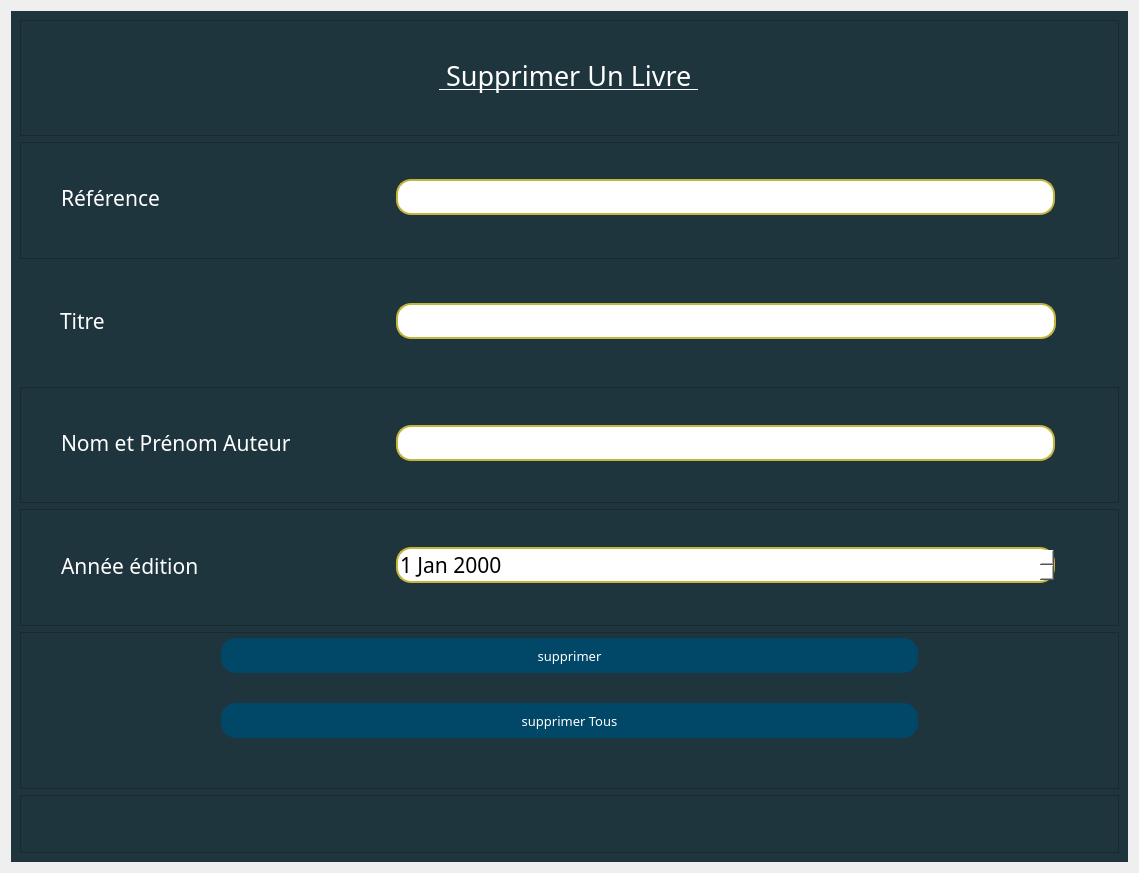
<?xml version="1.0" encoding="UTF-8"?>
<ui version="4.0">
 <class>Form</class>
 <widget class="QWidget" name="Form">
  <property name="geometry">
   <rect>
    <x>0</x>
    <y>0</y>
    <width>1139</width>
    <height>873</height>
   </rect>
  </property>
  <property name="windowTitle">
   <string>Form</string>
  </property>
  <property name="styleSheet">
   <string notr="true"/>
  </property>
  <layout class="QVBoxLayout" name="verticalLayout">
   <item>
    <widget class="QWidget" name="widget_2" native="true">
     <property name="styleSheet">
      <string notr="true">background-color: rgb(31, 53, 61);
color : rgb(255, 255, 255);

</string>
     </property>
     <layout class="QVBoxLayout" name="verticalLayout_4" stretch="2,2,2,2,2,2,1">
      <item>
       <widget class="QFrame" name="frame">
        <property name="cursor">
         <cursorShape>IBeamCursor</cursorShape>
        </property>
        <property name="frameShape">
         <enum>QFrame::StyledPanel</enum>
        </property>
        <property name="frameShadow">
         <enum>QFrame::Raised</enum>
        </property>
        <layout class="QVBoxLayout" name="verticalLayout_2">
         <property name="topMargin">
          <number>5</number>
         </property>
         <item alignment="Qt::AlignHCenter|Qt::AlignVCenter">
          <widget class="QLabel" name="label">
           <property name="font">
            <font>
             <family>Forte</family>
             <pointsize>20</pointsize>
             <underline>true</underline>
            </font>
           </property>
           <property name="text">
            <string> Supprimer Un Livre </string>
           </property>
          </widget>
         </item>
        </layout>
       </widget>
      </item>
      <item>
       <widget class="QFrame" name="frame_2">
        <property name="font">
         <font>
          <family>Sitka Small</family>
          <pointsize>16</pointsize>
         </font>
        </property>
        <property name="frameShape">
         <enum>QFrame::StyledPanel</enum>
        </property>
        <property name="frameShadow">
         <enum>QFrame::Raised</enum>
        </property>
        <layout class="QHBoxLayout" name="horizontalLayout" stretch="1,2,0">
         <property name="leftMargin">
          <number>40</number>
         </property>
         <property name="topMargin">
          <number>5</number>
         </property>
         <property name="rightMargin">
          <number>50</number>
         </property>
         <property name="bottomMargin">
          <number>11</number>
         </property>
         <item>
          <widget class="QLabel" name="label_2">
           <property name="font">
            <font>
             <family>Sitka Small</family>
             <pointsize>16</pointsize>
             <weight>50</weight>
             <bold>false</bold>
            </font>
           </property>
           <property name="cursor">
            <cursorShape>IBeamCursor</cursorShape>
           </property>
           <property name="text">
            <string>Référence</string>
           </property>
          </widget>
         </item>
         <item>
          <widget class="QLineEdit" name="reference">
           <property name="font">
            <font>
             <family>Sitka Small</family>
             <pointsize>16</pointsize>
            </font>
           </property>
           <property name="styleSheet">
            <string notr="true">QLineEdit {
	border :2px solid ;
	border-radius : 15px;
	border-color: rgb(197, 181, 61);
	background-color: rgb(255, 255, 255);
	color :rgb(0, 0, 0);
}
QLineEdit:hover {
	border : 2px solid rgbrgb(97, 89, 30);
}

</string>
           </property>
           <property name="maxLength">
            <number>3</number>
           </property>
          </widget>
         </item>
         <item alignment="Qt::AlignLeft|Qt::AlignTop">
          <widget class="QLabel" name="label_5">
           <property name="styleSheet">
            <string notr="true">color: rgb(217, 0, 0);</string>
           </property>
           <property name="text">
            <string/>
           </property>
          </widget>
         </item>
        </layout>
       </widget>
      </item>
      <item>
       <widget class="QWidget" name="widget" native="true">
        <property name="font">
         <font>
          <family>Sitka Small</family>
          <pointsize>16</pointsize>
         </font>
        </property>
        <layout class="QHBoxLayout" name="horizontalLayout_2" stretch="1,2,0">
         <property name="leftMargin">
          <number>40</number>
         </property>
         <property name="topMargin">
          <number>5</number>
         </property>
         <property name="rightMargin">
          <number>50</number>
         </property>
         <item>
          <widget class="QLabel" name="label_3">
           <property name="font">
            <font>
             <family>Sitka Small</family>
             <pointsize>16</pointsize>
            </font>
           </property>
           <property name="cursor">
            <cursorShape>IBeamCursor</cursorShape>
           </property>
           <property name="text">
            <string>Titre</string>
           </property>
          </widget>
         </item>
         <item>
          <widget class="QLineEdit" name="titre">
           <property name="font">
            <font>
             <family>Sitka Small</family>
             <pointsize>16</pointsize>
            </font>
           </property>
           <property name="styleSheet">
            <string notr="true">QLineEdit {
	border :2px solid ;
	border-radius : 15px;
	border-color: rgb(197, 181, 61);
	background-color: rgb(255, 255, 255);
	color :rgb(0, 0, 0);
}
QLineEdit:hover {
	border : 2px solid rgbrgb(97, 89, 30);
}

</string>
           </property>
          </widget>
         </item>
         <item alignment="Qt::AlignLeft|Qt::AlignTop">
          <widget class="QLabel" name="label_6">
           <property name="styleSheet">
            <string notr="true">color: rgb(217, 0, 0);</string>
           </property>
           <property name="text">
            <string/>
           </property>
          </widget>
         </item>
        </layout>
       </widget>
      </item>
      <item>
       <widget class="QFrame" name="frame_6">
        <property name="font">
         <font>
          <family>Sitka Small</family>
          <pointsize>16</pointsize>
         </font>
        </property>
        <property name="frameShape">
         <enum>QFrame::StyledPanel</enum>
        </property>
        <property name="frameShadow">
         <enum>QFrame::Raised</enum>
        </property>
        <layout class="QHBoxLayout" name="horizontalLayout_3" stretch="1,2,0">
         <property name="leftMargin">
          <number>40</number>
         </property>
         <property name="topMargin">
          <number>5</number>
         </property>
         <property name="rightMargin">
          <number>50</number>
         </property>
         <item>
          <widget class="QLabel" name="label_4">
           <property name="font">
            <font>
             <family>Sitka Small</family>
             <pointsize>16</pointsize>
            </font>
           </property>
           <property name="cursor">
            <cursorShape>IBeamCursor</cursorShape>
           </property>
           <property name="text">
            <string>Nom et Prénom Auteur</string>
           </property>
          </widget>
         </item>
         <item>
          <widget class="QLineEdit" name="nom">
           <property name="font">
            <font>
             <family>Sitka Small</family>
             <pointsize>16</pointsize>
            </font>
           </property>
           <property name="styleSheet">
            <string notr="true">QLineEdit {
	border :2px solid ;
	border-radius : 15px;
	border-color: rgb(197, 181, 61);
	background-color: rgb(255, 255, 255);
	color :rgb(0, 0, 0);
}
QLineEdit:hover {
	border : 2px solid rgbrgb(97, 89, 30);
}

</string>
           </property>
          </widget>
         </item>
         <item alignment="Qt::AlignLeft|Qt::AlignTop">
          <widget class="QLabel" name="label_8">
           <property name="styleSheet">
            <string notr="true">color: rgb(217, 0, 0);</string>
           </property>
           <property name="text">
            <string/>
           </property>
          </widget>
         </item>
        </layout>
       </widget>
      </item>
      <item>
       <widget class="QFrame" name="frame_5">
        <property name="font">
         <font>
          <family>Sitka Small</family>
          <pointsize>16</pointsize>
         </font>
        </property>
        <property name="frameShape">
         <enum>QFrame::StyledPanel</enum>
        </property>
        <property name="frameShadow">
         <enum>QFrame::Raised</enum>
        </property>
        <layout class="QHBoxLayout" name="horizontalLayout_6" stretch="1,2,0">
         <property name="leftMargin">
          <number>40</number>
         </property>
         <property name="topMargin">
          <number>5</number>
         </property>
         <property name="rightMargin">
          <number>50</number>
         </property>
         <item>
          <widget class="QLabel" name="label_7">
           <property name="font">
            <font>
             <family>Sitka Small</family>
             <pointsize>16</pointsize>
            </font>
           </property>
           <property name="cursor">
            <cursorShape>IBeamCursor</cursorShape>
           </property>
           <property name="text">
            <string>Année édition</string>
           </property>
          </widget>
         </item>
         <item>
          <widget class="QDateEdit" name="dateEdit">
           <property name="font">
            <font>
             <family>Sitka Small</family>
             <pointsize>16</pointsize>
            </font>
           </property>
           <property name="styleSheet">
            <string notr="true">QDateEdit  {
	border :2px solid ;
	border-radius : 15px;
	border-color: rgb(197, 181, 61);
	background-color: rgb(255, 255, 255);
	color : rgb(0, 0, 0)
}
QDateEdit:hover {
	border : 2px solid rgbrgb(97, 89, 30);
}



</string>
           </property>
          </widget>
         </item>
         <item alignment="Qt::AlignLeft|Qt::AlignTop">
          <widget class="QLabel" name="label_9">
           <property name="styleSheet">
            <string notr="true">color: rgb(217, 0, 0);</string>
           </property>
           <property name="text">
            <string/>
           </property>
          </widget>
         </item>
        </layout>
       </widget>
      </item>
      <item>
       <widget class="QFrame" name="frame_10">
        <property name="frameShape">
         <enum>QFrame::StyledPanel</enum>
        </property>
        <property name="frameShadow">
         <enum>QFrame::Raised</enum>
        </property>
        <layout class="QVBoxLayout" name="verticalLayout_3">
         <property name="leftMargin">
          <number>200</number>
         </property>
         <property name="topMargin">
          <number>5</number>
         </property>
         <property name="rightMargin">
          <number>200</number>
         </property>
         <property name="bottomMargin">
          <number>50</number>
         </property>
         <item>
          <widget class="QPushButton" name="pushButton">
           <property name="font">
            <font>
             <family>Sitka Small</family>
             <pointsize>10</pointsize>
            </font>
           </property>
           <property name="cursor">
            <cursorShape>PointingHandCursor</cursorShape>
           </property>
           <property name="styleSheet">
            <string notr="true">QPushButton{
	height : 35px;
	background-color :rgb(0, 71, 104);
	border-radius : 15px;
}


QPushButton:hover{
	background-color: rgb(101, 0, 0);
}</string>
           </property>
           <property name="text">
            <string>supprimer</string>
           </property>
          </widget>
         </item>
         <item alignment="Qt::AlignHCenter|Qt::AlignVCenter">
          <widget class="QLabel" name="label_10">
           <property name="font">
            <font>
             <family>Sitka Small</family>
             <pointsize>10</pointsize>
            </font>
           </property>
           <property name="styleSheet">
            <string notr="true">color: rgb(0, 203, 0);</string>
           </property>
           <property name="text">
            <string/>
           </property>
          </widget>
         </item>
         <item>
          <widget class="QPushButton" name="pushButton_2">
           <property name="font">
            <font>
             <family>Sitka Small</family>
             <pointsize>10</pointsize>
            </font>
           </property>
           <property name="cursor">
            <cursorShape>PointingHandCursor</cursorShape>
           </property>
           <property name="styleSheet">
            <string notr="true">QPushButton{
	height : 35px;
	background-color :rgb(0, 71, 104);
	border-radius : 15px;
}


QPushButton:hover{
	background-color: rgb(101, 0, 0);
}</string>
           </property>
           <property name="text">
            <string>supprimer Tous</string>
           </property>
          </widget>
         </item>
        </layout>
       </widget>
      </item>
      <item>
       <widget class="QFrame" name="frame_3">
        <property name="frameShape">
         <enum>QFrame::StyledPanel</enum>
        </property>
        <property name="frameShadow">
         <enum>QFrame::Raised</enum>
        </property>
       </widget>
      </item>
     </layout>
    </widget>
   </item>
  </layout>
 </widget>
 <resources>
  <include location="../Etudiant/etudiant.qrc"/>
 </resources>
 <connections/>
</ui>
